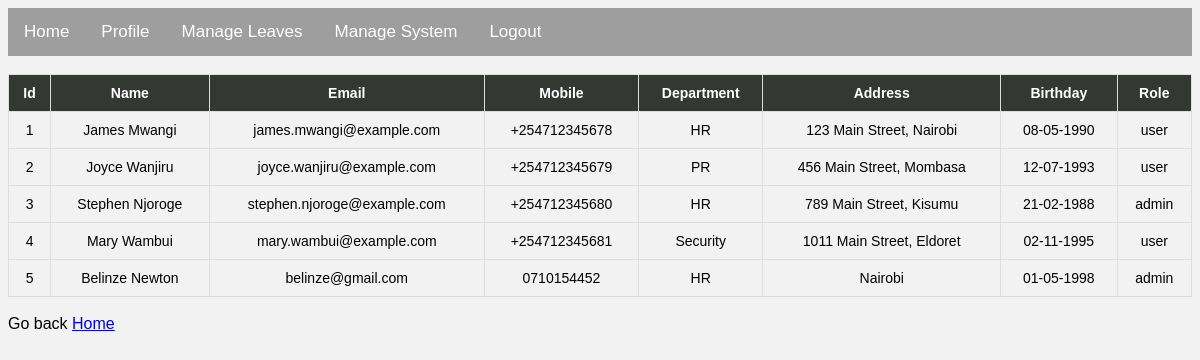
The page /admin/employees.php (signed in) on the database its author committed.
### tables this page shows
CREATE TABLE `employee` (
  `id` int(11) NOT NULL,
  `name` varchar(255) NOT NULL,
  `email` varchar(255) NOT NULL,
  `mobile` varchar(15) NOT NULL,
  `password` varchar(255) NOT NULL,
  `department_id` int(11) NOT NULL,
  `address` varchar(2000) NOT NULL,
  `birthday` date NOT NULL,
  `role` enum('admin','user') NOT NULL DEFAULT 'user'
);

CREATE TABLE `department` (
  `id` int(11) NOT NULL,
  `name` varchar(255) NOT NULL
);

### admin/employees.php (the view, shortened to what this page needs)
<?php
require_once '../config.php';
$query = "SELECT e.*, d.name as department_name FROM employee e JOIN department d ON e.department_id = d.id";
$result = mysqli_query($con, $query);
?>
<!DOCTYPE html>
<html lang="en">
<head>
    <link rel="stylesheet" href="../css/employee.css">
</head>
<body>
    <div class="topnav">
        <a href="index.php">Home</a>
        <a href="profile.php">Profile</a>
        <a href="manage_leaves.php">Manage Leaves</a>
        <a href="other.php">Manage System</a>
        <a href="../logout.php">Logout</a>
    </div>
    <br>
    <div class="table">
        <table class="table">
            <tr>
                <th>Id</th>
                <th>Name</th>
                <th>Email</th>
                <th>Mobile</th>
                <th>Department</th>
                <th>Address</th>
                <th>Birthday</th>
                <th>Role</th>
            </tr>
            <?php while ($row = mysqli_fetch_assoc($result)) { ?>
                <tr>
                    <td><?php echo $row['id']; ?></td>
                    <td><?php echo $row['name']; ?></td>
                    <td><?php echo $row['email']; ?></td>
                    <td><?php echo $row['mobile']; ?></td>
                    <td><?php echo $row['department_name']; ?></td>
                    <td><?php echo $row['address']; ?></td>
                    <td><?php echo date('d-m-Y', strtotime($row['birthday'])); ?></td>
                    <td><?php echo $row['role']; ?></td>
                </tr>
            <?php } ?>
        </table>
    </div>
    <br>
    <div class="panel-footer">Go back <a href="index.php">Home</a></div>
</body>

### css/employee.css (style rules this page uses)
body { background-color: #f2f2f2; font-family: Arial, sans-serif; }
.topnav { background-color: #9e9e9e; overflow: hidden; }
.topnav a { float: left; color: white; text-align: center; padding: 14px 16px; text-decoration: none; font-size: 17px; }
.table { border-collapse: collapse !important; width: 100% !important; font-size: 14px !important; }
.table th, .table td { text-align: center !important; padding: 10px !important; border: 1px solid #ddd !important; }
.table tr:nth-child(even) { background-color: #f2f2f2 !important; }
.table th { background-color: #333833 !important; color: white !important; }

### rows shown on the page
employee: id "1", name "James Mwangi", email "james.mwangi@example.com", mobile "+254712345678", department.name "HR", address "123 Main Street, Nairobi", birthday "08-05-1990", role "user"
employee: id "2", name "Joyce Wanjiru", email "joyce.wanjiru@example.com", mobile "+254712345679", department.name "PR", address "456 Main Street, Mombasa", birthday "12-07-1993", role "user"
employee: id "3", name "Stephen Njoroge", email "stephen.njoroge@example.com", mobile "+254712345680", department.name "HR", address "789 Main Street, Kisumu", birthday "21-02-1988", role "admin"
employee: id "4", name "Mary Wambui", email "mary.wambui@example.com", mobile "+254712345681", department.name "Security", address "1011 Main Street, Eldoret", birthday "02-11-1995", role "user"
employee: id "5", name "Belinze Newton", email "belinze@gmail.com", mobile "0710154452", department.name "HR", address "Nairobi", birthday "01-05-1998", role "admin"
